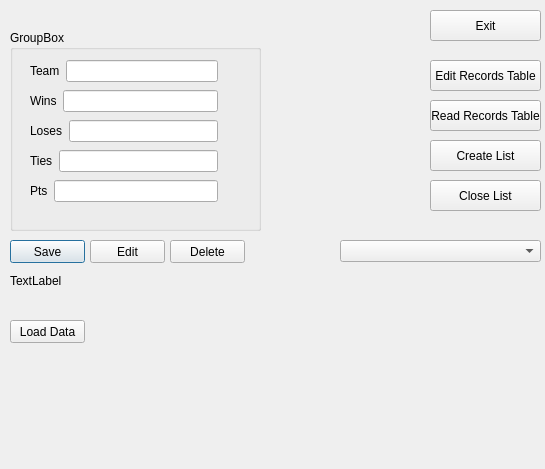
<?xml version="1.0" encoding="UTF-8"?>
<ui version="4.0">
 <class>TeamInfo</class>
 <widget class="QDialog" name="TeamInfo">
  <property name="geometry">
   <rect>
    <x>0</x>
    <y>0</y>
    <width>545</width>
    <height>469</height>
   </rect>
  </property>
  <property name="windowTitle">
   <string>Dialog</string>
  </property>
  <widget class="QGroupBox" name="groupBox">
   <property name="geometry">
    <rect>
     <x>10</x>
     <y>30</y>
     <width>251</width>
     <height>201</height>
    </rect>
   </property>
   <property name="title">
    <string>GroupBox</string>
   </property>
   <widget class="QWidget" name="layoutWidget">
    <property name="geometry">
     <rect>
      <x>20</x>
      <y>150</y>
      <width>188</width>
      <height>22</height>
     </rect>
    </property>
    <layout class="QHBoxLayout" name="horizontalLayout">
     <item>
      <widget class="QLabel" name="label_Pts">
       <property name="text">
        <string>Pts</string>
       </property>
      </widget>
     </item>
     <item>
      <widget class="QLineEdit" name="lineEdit_Pts"/>
     </item>
    </layout>
   </widget>
   <widget class="QWidget" name="layoutWidget">
    <property name="geometry">
     <rect>
      <x>20</x>
      <y>120</y>
      <width>188</width>
      <height>22</height>
     </rect>
    </property>
    <layout class="QHBoxLayout" name="horizontalLayout_2">
     <item>
      <widget class="QLabel" name="label_Ties">
       <property name="text">
        <string>Ties</string>
       </property>
      </widget>
     </item>
     <item>
      <widget class="QLineEdit" name="lineEdit_ties"/>
     </item>
    </layout>
   </widget>
   <widget class="QWidget" name="layoutWidget">
    <property name="geometry">
     <rect>
      <x>20</x>
      <y>90</y>
      <width>188</width>
      <height>22</height>
     </rect>
    </property>
    <layout class="QHBoxLayout" name="horizontalLayout_3">
     <item>
      <widget class="QLabel" name="label_Loses">
       <property name="text">
        <string>Loses</string>
       </property>
      </widget>
     </item>
     <item>
      <widget class="QLineEdit" name="lineEdit_Loses"/>
     </item>
    </layout>
   </widget>
   <widget class="QWidget" name="layoutWidget">
    <property name="geometry">
     <rect>
      <x>20</x>
      <y>60</y>
      <width>188</width>
      <height>22</height>
     </rect>
    </property>
    <layout class="QHBoxLayout" name="horizontalLayout_4">
     <item>
      <widget class="QLabel" name="label_Wins">
       <property name="text">
        <string>Wins</string>
       </property>
      </widget>
     </item>
     <item>
      <widget class="QLineEdit" name="lineEdit_Wins"/>
     </item>
    </layout>
   </widget>
   <widget class="QWidget" name="layoutWidget">
    <property name="geometry">
     <rect>
      <x>20</x>
      <y>30</y>
      <width>188</width>
      <height>22</height>
     </rect>
    </property>
    <layout class="QHBoxLayout" name="horizontalLayout_5">
     <item>
      <widget class="QLabel" name="label_Team">
       <property name="text">
        <string>Team</string>
       </property>
      </widget>
     </item>
     <item>
      <widget class="QLineEdit" name="lineEdit_Team"/>
     </item>
    </layout>
   </widget>
  </widget>
  <widget class="QLabel" name="label_status">
   <property name="geometry">
    <rect>
     <x>10</x>
     <y>270</y>
     <width>81</width>
     <height>21</height>
    </rect>
   </property>
   <property name="text">
    <string>TextLabel</string>
   </property>
  </widget>
  <widget class="QPushButton" name="pushButton_Save">
   <property name="geometry">
    <rect>
     <x>10</x>
     <y>240</y>
     <width>75</width>
     <height>23</height>
    </rect>
   </property>
   <property name="text">
    <string>Save</string>
   </property>
  </widget>
  <widget class="QPushButton" name="pushButton_Exit">
   <property name="geometry">
    <rect>
     <x>430</x>
     <y>10</y>
     <width>111</width>
     <height>31</height>
    </rect>
   </property>
   <property name="text">
    <string>Exit</string>
   </property>
  </widget>
  <widget class="QPushButton" name="pushButton_Edit">
   <property name="geometry">
    <rect>
     <x>90</x>
     <y>240</y>
     <width>75</width>
     <height>23</height>
    </rect>
   </property>
   <property name="text">
    <string>Edit</string>
   </property>
  </widget>
  <widget class="QPushButton" name="pushButton_Delete">
   <property name="geometry">
    <rect>
     <x>170</x>
     <y>240</y>
     <width>75</width>
     <height>23</height>
    </rect>
   </property>
   <property name="text">
    <string>Delete</string>
   </property>
  </widget>
  <widget class="QPushButton" name="pushButton_LoadTable">
   <property name="geometry">
    <rect>
     <x>430</x>
     <y>60</y>
     <width>111</width>
     <height>31</height>
    </rect>
   </property>
   <property name="text">
    <string>Edit Records Table</string>
   </property>
  </widget>
  <widget class="QPushButton" name="pushButton_Load_Records_Table">
   <property name="geometry">
    <rect>
     <x>430</x>
     <y>100</y>
     <width>111</width>
     <height>31</height>
    </rect>
   </property>
   <property name="text">
    <string>Read Records Table</string>
   </property>
  </widget>
  <widget class="QPushButton" name="pushButton_List">
   <property name="geometry">
    <rect>
     <x>430</x>
     <y>140</y>
     <width>111</width>
     <height>31</height>
    </rect>
   </property>
   <property name="text">
    <string>Create List</string>
   </property>
  </widget>
  <widget class="QPushButton" name="pushButton">
   <property name="geometry">
    <rect>
     <x>430</x>
     <y>180</y>
     <width>111</width>
     <height>31</height>
    </rect>
   </property>
   <property name="text">
    <string>Close List</string>
   </property>
  </widget>
  <widget class="QComboBox" name="comboBox">
   <property name="geometry">
    <rect>
     <x>340</x>
     <y>240</y>
     <width>201</width>
     <height>22</height>
    </rect>
   </property>
  </widget>
  <widget class="QPushButton" name="pushButton_2">
   <property name="geometry">
    <rect>
     <x>10</x>
     <y>320</y>
     <width>75</width>
     <height>23</height>
    </rect>
   </property>
   <property name="text">
    <string>Load Data</string>
   </property>
  </widget>
 </widget>
 <resources/>
 <connections/>
</ui>
